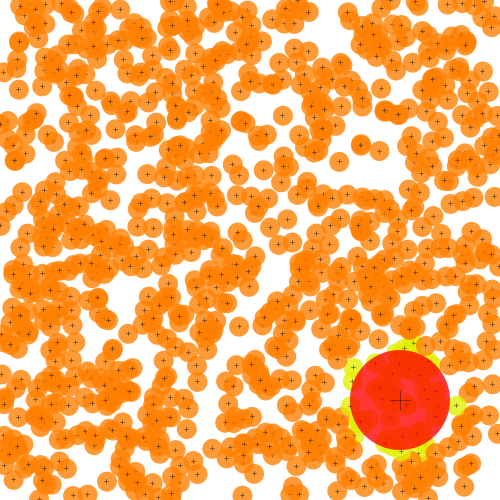
Frame 1 (no input)
Frame 60 (the mouse pressed at the canvas centre just before this capture): identical to frame 1, image omitted
Frame 120 (the mouse held since frame 60 and released just before this capture): identical to frame 1, image omitted

The Processing sketch that drew this single still picture (run headless with seeded random() and noise(); from frame 60 on, the mouse is pressed at the canvas centre):

// Processing sketch: BallToMultiBallCollision
// ── BallToMultiBallCollision.pde

/*
BALL TO MULTI-BALL COLLISION
 Jeff Thompson
 April 2011
 
 Click-and-drag to toss the red ball.
 
 Draw lots of balls using an array; check for collision with the Pythagorean Theorem for
 higher accuracy.
 
 www.jeffreythompson.org
 */

// "you" variables
float youX, youY;
int youSize = 100;                       // diameter in px
int clickBox = 40;                       // smaller box for click testing/drsgging
color youColor = color(255,0,0, 200);
int youR = youSize/2;                    // radius
boolean clickOn = false;                 // used for better interaction; see code below
float youSpX = 0;                        // speed in x direction; start still
float youSpY = 0;                        // speed in y direction

// balls
int numBalls = 1000;                     // how many balls?
int ballSize = 20;                       // how big are they?
float[] balls = new float[numBalls*2];   // create an array with x,y coords for all balls
int ballR = ballSize/2;                  // radius
color ballColor = color(255,127,0, 150);

// collision variables
float distX, distY, distance;           // find distance with Pythagorean Theorem
boolean collision = false;              // store when the two hit each other
float friction = 0.1;                   // how much to decrease speed with each collision

// movement variables
int moveThresh = 1;        // threshold to be considered "moving"; if above you will bounce
boolean autoMove = false;  // automatically move "you" or not

void setup() {

  size(500,500);
  // size(screen.width, screen.height);
  
  smooth();
  noStroke();

  // you in center
  youX = width-100;
  youY = height-100;

  // balls randomly around the screen
  for (int i=0; i<balls.length; i+=2) {

    balls[i] = random(0, width);
    balls[i+1] = random(0, height);    
  }
  
}

void draw() {

  // fill screen
  fill(255);
  rect(0,0, width,height);


  // if clicked on, allow to drag around
  if (mousePressed &&             // click
  mouseX >= youX-clickBox &&      // left
  mouseX <= youX+clickBox &&      // right
  mouseY >= youY-clickBox &&      // top
  mouseY <= youY+clickBox) {      // bottom

    clickOn = true;    // set to true, this will switch back when the mouse is released
  } 
  // if clickOn is true
  if (clickOn) {
    youX = mouseX;
    youY = mouseY;

    // draw Pythagorean coordinates
    /*
    stroke(0, 100);
     noFill();    
     for (int i=0; i<balls.length; i+=2) {
     line(youX,youY, balls[i],balls[i+1]);       // angle
     }
     */

    noStroke();
  }
  // when released, set to false; this is triggered in the mouseReleased function below

  // check for collision and draw balls
  for (int i=0; i<balls.length; i+=2) {

    // find distance between
    distX = abs(youX - balls[i]);
    distY = abs(youY - balls[i+1]);
    distance = sqrt(distX*distX + distY*distY);

    // check for collision based on radii
    // if so, make the balls yellow
    if (youR + ballR > distance) {          // if the size of the two balls is larger than the distance
      ballColor = color(225,240,0, 200);    // change balls to yellow
      
      // friction
      /*
      if (youSpX > 0) {            // subtract amount each time there is a hit, down to 0
        youSpX -= friction;
        println("Speed X: " + youSpX);
      }
      else { 
        youSpX = 0; 
      }
      if (youSpY > 0) {
        youSpY -= friction;
        println("Speed Y: " + youSpY);
      }
      else { 
        youSpY = 0;
      }
      */
    }
    else {
      ballColor = color (255,127,0, 200);   // otherwise, change back to orange
    }


    // draw balls
    fill(ballColor);
    ellipse(balls[i],balls[i+1], ballSize,ballSize);
    // crosshairs
    stroke(0, 100);
    noFill();
    line(balls[i]-ballSize/10,balls[i+1], balls[i]+ballSize/10,balls[i+1]);
    line(balls[i],balls[i+1]-ballSize/10, balls[i],balls[i+1]+ballSize/10);
    noStroke();
  }


  // draw you
  fill(youColor);
  ellipse(youX,youY, youSize,youSize);
  // crosshairs
  stroke(0, 100);
  noFill();
  line(youX-youSize/10,youY, youX+youSize/10,youY);
  line(youX,youY-youSize/10, youX,youY+youSize/10);
  noStroke();

  
  if (clickOn) {
    youSpX = mouseX-pmouseX;    // speed = difference between current and prev mouse coords
    youSpY = mouseY-pmouseY;    // same for y
  }
  
    youX += youSpX;
    youY += youSpY;
  
  
  // check for hitting edges
  if (youX-youR <= 0 || youX+youR >= width) {
    youSpX *= -1;
  }
  if (youY-youR <= 0 || youY+youR >= width) {
    youSpY *= -1;
  }
  
}


void mouseReleased() {     // turn off dragging when the mouse is released
  clickOn = false;
}
